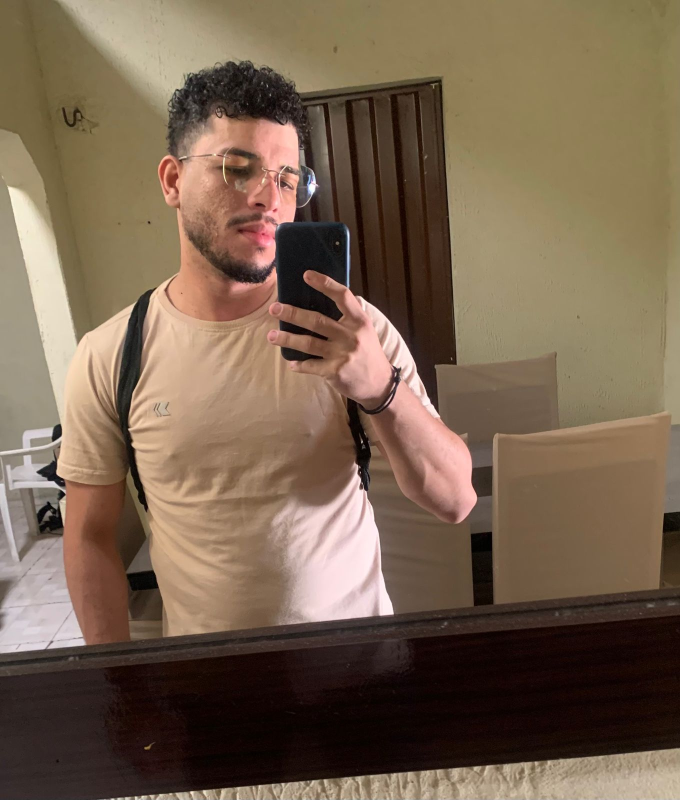
#> input picture WhatsApp Image 2026-05-14 at 21.47.17.jpeg, 1360 x 1600 px (shown at 1/2 size)
$ python dotify.py '../WhatsApp Image 2026-05-14 at 21.47.17.jpeg' --out-light out.png --out-dark out.png
#> lines starting #> are read from the running program, lines starting #| are printed output that depends on the picture
#!/usr/bin/env python3
"""dotify.py — converte uma foto em um retrato SVG de matriz de pontos
(dot-matrix), com uma animação de "revelação" (linha por linha) via CSS.

Gera duas versões (tema claro e escuro), pensadas pra usar num <picture>
com prefers-color-scheme no README do GitHub.

Uso:
    python3 scripts/dotify.py <foto_de_entrada> --out-light assets/portrait.svg --out-dark assets/portrait-dark.svg
"""
import argparse
import sys
from PIL import Image, ImageOps, ImageFilter, ImageEnhance

GRID_COLS = 160  # colunas da grade — mais colunas = retrato mais nítido/detalhado
CELL = 6  # tamanho de cada célula em px no SVG final
MAX_RADIUS_RATIO = 0.48  # raio máximo do ponto, como fração da célula
GAMMA = 1.9  # curva de resposta do raio em função da "tinta" (escuro=tinta) — mais alto = fundo claro desaparece mais rápido
CUTOFF_RATIO = 0.33  # fração do raio máximo abaixo da qual o ponto é omitido (limpa ruído de fundo)


def load_luminance_grid(path: str, cols: int):
    """Carrega a imagem, normaliza e devolve uma grade cols x cols de
    luminância (0.0 = escuro, 1.0 = claro)."""
    im = Image.open(path)
    im = ImageOps.exif_transpose(im)  # respeita orientação EXIF (fotos de celular)
    im = im.convert("RGB")

    w, h = im.size
    # crop quadrado mais fechado (75% da menor dimensão) pra reduzir fundo
    # e enquadrar cabeça + ombros, levemente deslocado pra cima (retrato
    # costuma ter a cabeça no terço superior da foto original)
    side = int(min(w, h) * 0.75)
    x0 = (w - side) // 2
    y0 = max(0, int((h - side) * 0.06))
    im = im.crop((x0, y0, x0 + side, y0 + side))

    # nitidez + contraste local ainda na resolução original, antes de reduzir
    # pra grade — realça bordas (olhos, óculos, barba) que o downscale sozinho
    # borraria. A foto de origem (compressão de WhatsApp) já perde detalhe
    # fino, então isso recupera parte do que dá pra recuperar.
    gray_full = im.convert("L")
    gray_full = ImageEnhance.Contrast(gray_full).enhance(1.15)
    gray_full = gray_full.filter(
        ImageFilter.UnsharpMask(radius=side / cols * 1.5, percent=180, threshold=2)
    )

    gray_small = gray_full.resize((cols, cols), Image.LANCZOS)
    gray = ImageOps.autocontrast(gray_small, cutoff=1)

    grid = []
    px = gray.load()
    for y in range(cols):
        row = [px[x, y] / 255.0 for x in range(cols)]
        grid.append(row)
    return grid


def build_svg(grid, dot_color: str, bg: str, reveal: bool) -> str:
    cols = len(grid)
    size = cols * CELL
    max_r = CELL * MAX_RADIUS_RATIO

    parts = []
    parts.append(
        f'<svg xmlns="http://www.w3.org/2000/svg" viewBox="0 0 {size} {size}" '
        f'width="{size}" height="{size}" role="img" aria-label="Retrato em matriz de pontos">'
    )
    if bg:
        parts.append(f'<rect width="{size}" height="{size}" fill="{bg}" />')

    if reveal:
        parts.append("<style>")
        parts.append(
            ".row{animation:reveal .6s ease forwards;opacity:0;}"
            "@keyframes reveal{to{opacity:1;}}"
        )
        for r in range(cols):
            delay = r * 0.035
            parts.append(f".row-{r}{{animation-delay:{delay:.3f}s;}}")
        parts.append("</style>")

    for y, row in enumerate(grid):
        parts.append(f'<g class="row row-{y}">' if reveal else "<g>")
        for x, v in enumerate(row):
            ink = 1.0 - v  # tom escuro da foto = mais "tinta" (ponto maior)
            r = max_r * (ink**GAMMA)
            if r < max_r * CUTOFF_RATIO:
                continue
            cx = x * CELL + CELL / 2
            cy = y * CELL + CELL / 2
            parts.append(
                f'<circle cx="{cx:.1f}" cy="{cy:.1f}" r="{r:.2f}" fill="{dot_color}" />'
            )
        parts.append("</g>")

    parts.append("</svg>")
    return "\n".join(parts)


def main():
    ap = argparse.ArgumentParser()
    ap.add_argument("input", help="foto de entrada (jpg/png)")
    ap.add_argument("--cols", type=int, default=GRID_COLS)
    ap.add_argument("--out-light", required=True)
    ap.add_argument("--out-dark", required=True)
    ap.add_argument("--no-reveal", action="store_true")
    args = ap.parse_args()

    grid = load_luminance_grid(args.input, args.cols)
#> in load_luminance_grid, im is the input picture: PIL image 1360x1600 RGB; mean R, G, B 120.5, 99.7, 79.8
#> in load_luminance_grid, `im = im.crop((x0, y0, x0 + side, y0 + side))`:
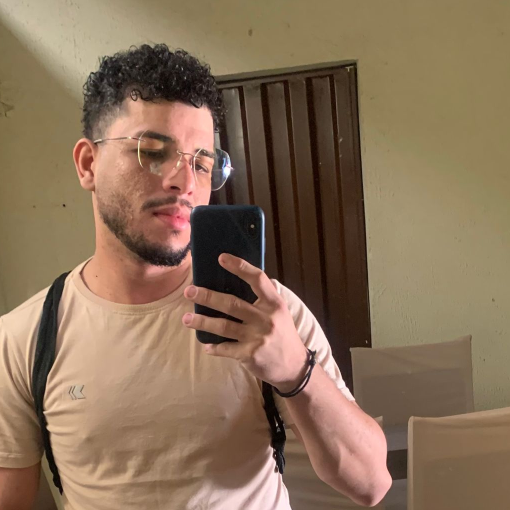
#> im: PIL image 1020x1020 RGB (shown at 1/2 size); mean R, G, B 137.5, 112.5, 88.8
#> in load_luminance_grid, `gray_full = im.convert("L")`:
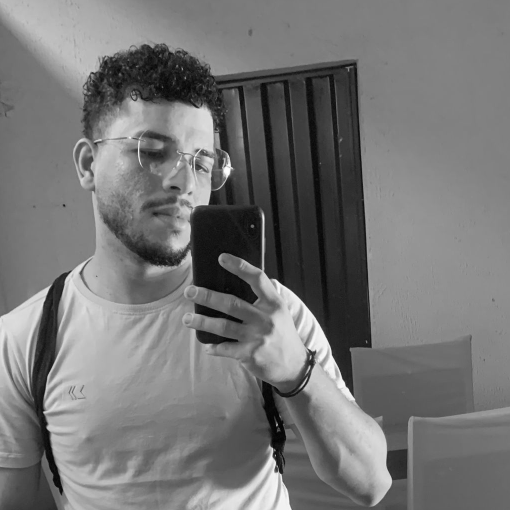
#> gray_full: PIL image 1020x1020 L (shown at 1/2 size); min 0, max 255, mean 117.3
#> in load_luminance_grid, `gray_full = gray_full.filter( ImageFilter.UnsharpMask(radius=side / co..`:
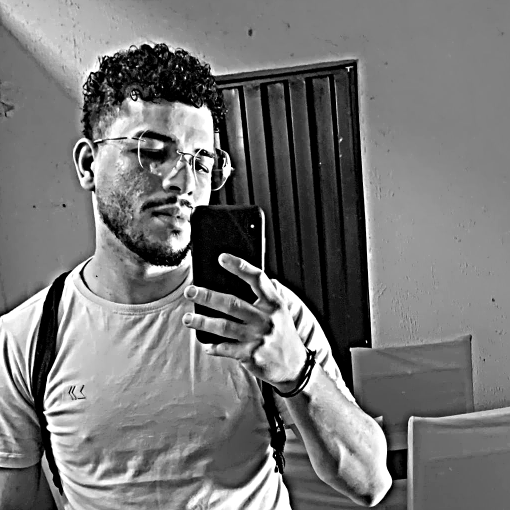
#> gray_full: PIL image 1020x1020 L (shown at 1/2 size); min 0, max 255, mean 118.3
#> in load_luminance_grid, `gray_small = gray_full.resize((cols, cols), Image.LANCZOS)`:
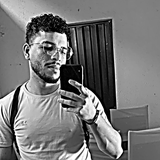
#> gray_small: PIL image 160x160 L; min 0, max 255, mean 118.4
#> after the loop in load_luminance_grid, `for y in range(cols):`: grid = 160 items
#> grid = 160 items
    reveal = not args.no_reveal

    # tema claro: pontos em azul escuro (combina com o banner do README),
    # sem fundo (transparente) pra herdar o branco da página do GitHub.
    light_svg = build_svg(grid, dot_color="#1E3A8A", bg=None, reveal=reveal)
#> in build_svg, `cols = len(grid)`: cols = 160
#> in build_svg, `size = cols * CELL`: size = 960
#> after the loop in build_svg, `for r in range(cols):`: parts = 163 items
#> after the loop in build_svg, `for y, row in enumerate(grid):`: parts = 10280 items
    with open(args.out_light, "w") as f:
        f.write(light_svg)

    # tema escuro: pontos em azul claro, também transparente.
    dark_svg = build_svg(grid, dot_color="#60A5FA", bg=None, reveal=reveal)
    with open(args.out_dark, "w") as f:
        f.write(dark_svg)

    print(f"OK: {args.out_light} e {args.out_dark} gerados ({args.cols}x{args.cols} pontos)")


if __name__ == "__main__":
    sys.exit(main())
#> (the program exits here)
